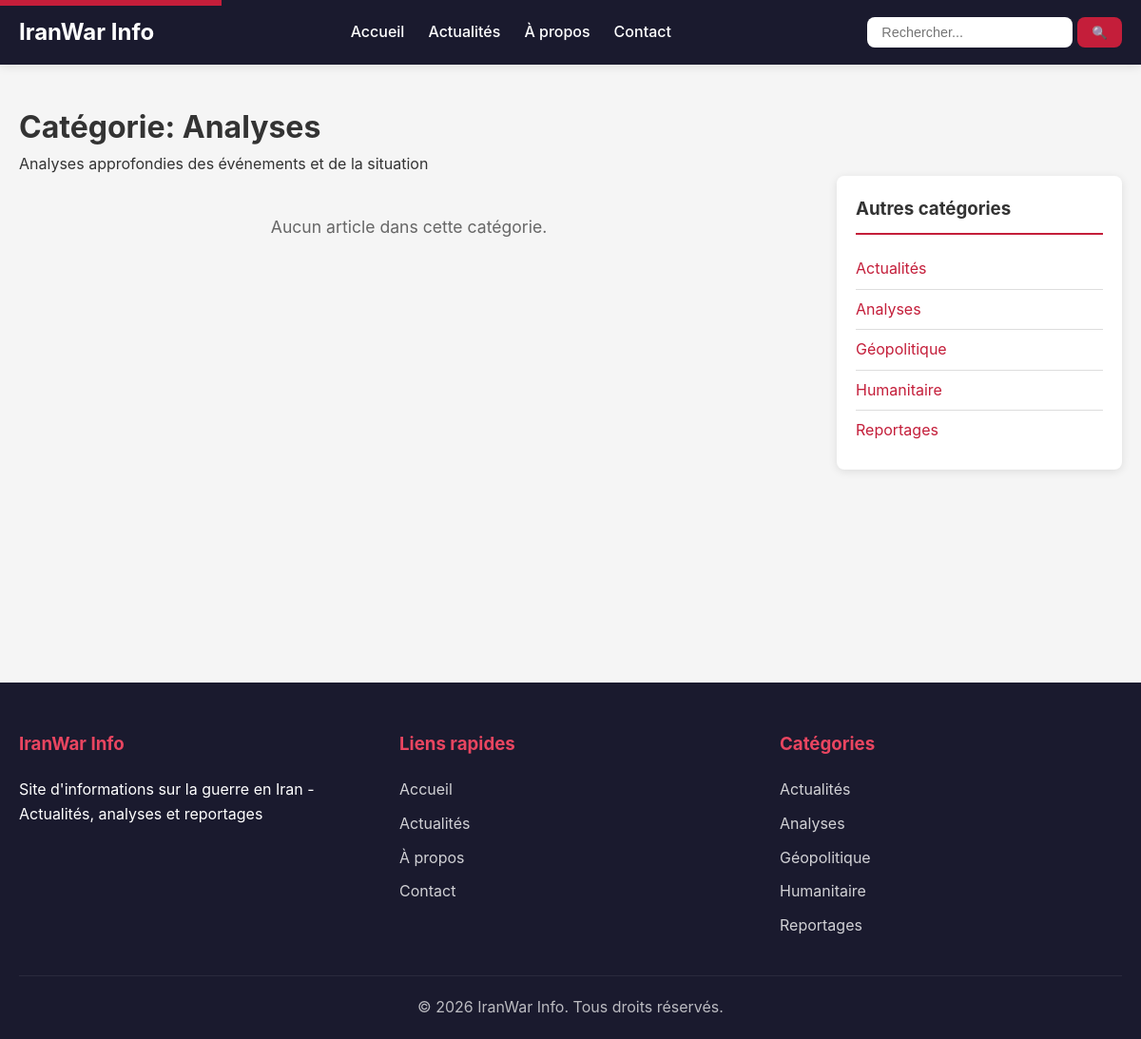
Before: /categorie/analyses_2.html with the older database file.
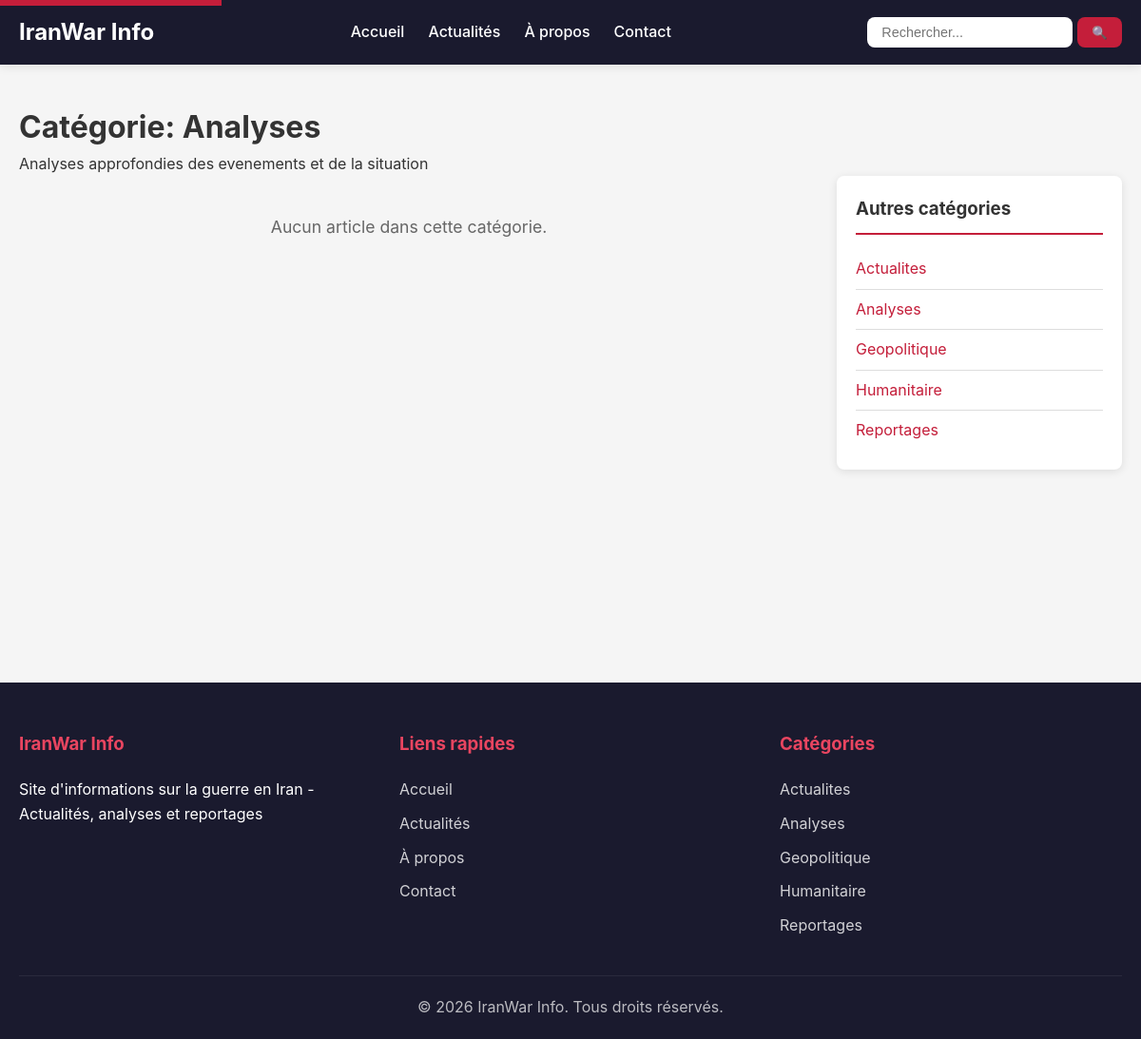
After: the same page with the newer database file.
### tables this page shows
CREATE TABLE categories (
    id INT UNSIGNED AUTO_INCREMENT PRIMARY KEY,
    libelle VARCHAR(100) NOT NULL COMMENT 'Nom de la catégorie',
    description TEXT DEFAULT NULL
);

### core/Controller.php (called while the page is built, shortened)
<?php
abstract class Controller
{
    protected array $data = [];
    protected function render(string $viewName, array $data = []): void
    {
        $this->data = array_merge($this->data, $data);
        $this->data['content'] = $viewName;
        extract($this->data);
        require_once VIEWS_PATH . 'layouts/main.php';
    }
    protected function model(string $modelName): object
    {
        $modelFile = MODELS_PATH . $modelName . '.php';
        if (file_exists($modelFile)) {
            return new $modelName();
        }
        throw new Exception("Modèle '{$modelName}' non trouvé");
    }
}

### app/controllers/ArticlesController.php (called while the page is built, shortened)
<?php
class ArticlesController extends Controller
{
    private Article $articleModel;
    private Category $categoryModel;
    public function __construct()
    {
        $this->articleModel = $this->model('Article');
        $this->categoryModel = $this->model('Category');
    }
    public function category(string $id = ''): void
    {
        $categoryId = (int) $id;
        $category = $this->categoryModel->findById($categoryId);
        $articles = $this->articleModel->getByCategory($category['id']);
        $data = [
            'pageTitle' => $category['libelle'] . ' - ' . SITE_NAME,
            'metaDescription' => 'Articles de la catégorie ' . $category['libelle'],
            'category' => $category,
            'articles' => $articles,
            'categories' => $this->categoryModel->getActive()
        ];
        $this->render('articles/category', $data);
    }
}

### index.php (called while the page is built, shortened)
<?php
require_once ROOT_PATH . '/core/Autoloader.php';
$app = new App();
$app->run();

### core/Autoloader.php (called while the page is built, shortened)
<?php
class Autoloader
{
    public static function autoload(string $className): void
    {
        $paths = [
            ROOT_PATH . '/core/' . $className . '.php',
            ROOT_PATH . '/app/controllers/' . $className . '.php',
            ROOT_PATH . '/app/models/' . $className . '.php',
            ROOT_PATH . '/config/' . $className . '.php',
        ];
        foreach ($paths as $path) {
            if (file_exists($path)) {
                return;
            }
        }
    }
}

### core/UrlHelper.php (called while the page is built, shortened)
<?php
class UrlHelper
{
    public static function slugify(string $text): string
    {
        $text = mb_strtolower($text, 'UTF-8');
        $text = self::removeAccents($text);
        $text = preg_replace('/[^a-z0-9]+/', '-', $text);
        $text = trim($text, '-');
        return $text;
    }
    public static function removeAccents(string $text): string
    {
        $accents = [
            'à' => 'a', 'á' => 'a', 'â' => 'a', 'ã' => 'a', 'ä' => 'a', 'å' => 'a',
            'ç' => 'c',
            'è' => 'e', 'é' => 'e', 'ê' => 'e', 'ë' => 'e',
            'ì' => 'i', 'í' => 'i', 'î' => 'i', 'ï' => 'i',
            'ñ' => 'n',
            'ò' => 'o', 'ó' => 'o', 'ô' => 'o', 'õ' => 'o', 'ö' => 'o',
            'ù' => 'u', 'ú' => 'u', 'û' => 'u', 'ü' => 'u',
            'ý' => 'y', 'ÿ' => 'y',
            'œ' => 'oe', 'æ' => 'ae'
        ];
        return strtr($text, $accents);
    }
    public static function categoryUrl(array $category): string
    {
        $slug = self::slugify($category['libelle']);
        $id = $category['id'];
        return SITE_URL . "/categorie/{$slug}_{$id}.html";
    }
    public static function homeUrl(): string
    {
        return SITE_URL;
    }
}

### config/database.php (called while the page is built, shortened)
<?php
class Database
{
    private static ?PDO $instance = null;
    public static function getInstance(): PDO
    {
        if (self::$instance === null) {
            try {
                $dsn = "mysql:host=" . DB_HOST . ";dbname=" . DB_NAME . ";charset=" . DB_CHARSET;
                $options = [
                    PDO::ATTR_ERRMODE => PDO::ERRMODE_EXCEPTION,
                    PDO::ATTR_DEFAULT_FETCH_MODE => PDO::FETCH_ASSOC,
                    PDO::ATTR_EMULATE_PREPARES => false,
                ];
                self::$instance = new PDO($dsn, DB_USER, DB_PASS, $options);
            } catch (PDOException $e) {
                if (DEBUG_MODE) {
                    die("Erreur de connexion : " . $e->getMessage());
                } else {
                    die("Erreur de connexion à la base de données.");
                }
            }
        }
        return self::$instance;
    }
}

### core/Model.php (called while the page is built, shortened)
<?php
abstract class Model
{
    public function __construct()
    {
        require_once ROOT_PATH . '/config/database.php';
        $this->db = Database::getInstance();
    }
}

### app/models/Category.php (called while the page is built, shortened)
<?php
class Category extends Model
{
    protected string $table = 'categories';
    public function getActive(): array
    {
        $sql = "SELECT * FROM {$this->table} ORDER BY libelle ASC";
        $stmt = $this->db->query($sql);
        return $stmt->fetchAll();
    }
    public function findById(int $id): ?array
    {
        $sql = "SELECT * FROM {$this->table} WHERE id = :id";
        $stmt = $this->db->prepare($sql);
        $stmt->execute(['id' => $id]);
        $result = $stmt->fetch();
        return $result ?: null;
    }
}

### app/models/Article.php (called while the page is built, shortened)
<?php
class Article extends Model
{
    protected string $table = 'articles';
    public function getByCategory(int $categoryId, int $limit = 10): array
    {
        $sql = "SELECT a.*, c.libelle as category_name, u.name as author_name,
                       m.url as image_url, m.alt_text as image_alt
                FROM {$this->table} a
                LEFT JOIN categories c ON a.category_id = c.id
                LEFT JOIN users u ON a.author_id = u.id
                LEFT JOIN media m ON a.id = m.article_id
                WHERE a.category_id = :category_id
                AND a.published_at IS NOT NULL
                ORDER BY a.published_at DESC
                LIMIT :limit";
        $stmt = $this->db->prepare($sql);
        $stmt->bindValue(':category_id', $categoryId, PDO::PARAM_INT);
        $stmt->bindValue(':limit', $limit, PDO::PARAM_INT);
        $stmt->execute();
        return $stmt->fetchAll();
    }
}

### app/views/articles/category.php (the view)
<div class="category-page">
    <h1>Catégorie: <?= htmlspecialchars($category['libelle']) ?></h1>
    <?php if (!empty($category['description'])): ?>
        <p class="category-description"><?= htmlspecialchars($category['description']) ?></p>
    <?php endif; ?>
    <div class="articles-layout">
        <div class="articles-list">
            <?php if (!empty($articles)): ?>
                <?php foreach ($articles as $article): ?>
                    <?php $articleUrl = UrlHelper::articleUrl($article, $category); ?>
                    <article class="article-item <?= !empty($article['image_url']) ? 'has-image' : '' ?>">
                        <div class="article-body">
                            <h2>
                                <a href="<?= $articleUrl ?>">
                                    <?= htmlspecialchars($article['title'] ?? '') ?>
                                </a>
                            </h2>
                            <?php if (!empty($article['category_name'])): ?>
                                <span class="article-category"><?= htmlspecialchars($article['category_name']) ?></span>
                            <?php endif; ?>
                            <p class="article-excerpt">
                                <?= substr(strip_tags($article['content'] ?? ''), 0, 200) ?>...
                            </p>
                            <div class="article-meta">
                                <span class="date">📅 <?= date('d/m/Y H:i', strtotime($article['published_at'] ?? $article['created_at'])) ?></span>
                                <span class="views">👁 <?= $article['views'] ?? 0 ?> vues</span>
                            </div>
                            <a href="<?= $articleUrl ?>" class="read-more">
                                Lire la suite →
                            </a>
                        </div>
                        <?php if (!empty($article['image_url'])): ?>
                            <div class="article-thumbnail">
                                <a href="<?= $articleUrl ?>">
                                    <img src="<?= SITE_URL ?>/public/<?= htmlspecialchars($article['image_url']) ?>"
                                         alt="<?= htmlspecialchars($article['image_alt'] ?? $article['title']) ?>"
                                         loading="lazy"
                                         decoding="async">
                                </a>
                            </div>
                        <?php endif; ?>
                    </article>
                <?php endforeach; ?>
            <?php else: ?>
                <p class="no-articles">Aucun article dans cette catégorie.</p>
            <?php endif; ?>
        </div>
        <aside class="sidebar">
            <div class="widget">
                <h3>Autres catégories</h3>
                <ul class="categories-widget">
                    <?php foreach ($categories as $cat): ?>
                        <li class="<?= $cat['id'] === $category['id'] ? 'active' : '' ?>">
                            <a href="<?= UrlHelper::categoryUrl($cat) ?>">
                                <?= htmlspecialchars($cat['libelle']) ?>
                            </a>
                        </li>
                    <?php endforeach; ?>
                </ul>
            </div>
        </aside>
    </div>
</div>

### app/views/layouts/main.php (shortened to what the changed rows need)
<!DOCTYPE html>
<html lang="fr">
<head>
    <link rel="preload" href="<?= SITE_URL ?>/public/css/style.min.css?v=<?= filemtime(ROOT_PATH . '/public/css/style.min.css') ?>" as="style" onload="this.onload=null;this.rel='stylesheet'">
</head>
<body>
    <header class="header">
        <div class="container">
            <div class="header-content">
                <a href="<?= UrlHelper::homeUrl() ?>" class="logo">
                    <h1><?= SITE_NAME ?></h1>
                </a>
            </div>
        </div>
    </header>
    <main class="main-content" id="main-content">
        <div class="container">
            <?php
            if (isset($content)) {
                $viewFile = VIEWS_PATH . $content . '.php';
                if (file_exists($viewFile)) {
                    include $viewFile;
                }
            }
            ?>
        </div>
    </main>
    <footer class="footer" role="contentinfo">
        <div class="container">
            <div class="footer-content">
                <div class="footer-section">
                    <ul>
                        <?php if (isset($categories)): ?>
                            <?php foreach ($categories as $cat): ?>
                                <li><a href="<?= UrlHelper::categoryUrl($cat) ?>"><?= htmlspecialchars($cat['libelle']) ?></a></li>
                            <?php endforeach; ?>
                        <?php endif; ?>
                    </ul>
                </div>
            </div>
        </div>
    </footer>
</body>
</html>

Changed rows visible on the page:
changed categories "Analyses": description "Analyses approfondies des événements et de la situation" → "Analyses approfondies des evenements et de la situation"
changed categories: libelle "Actualités" → "Actualites"
changed categories: libelle "Géopolitique" → "Geopolitique"
